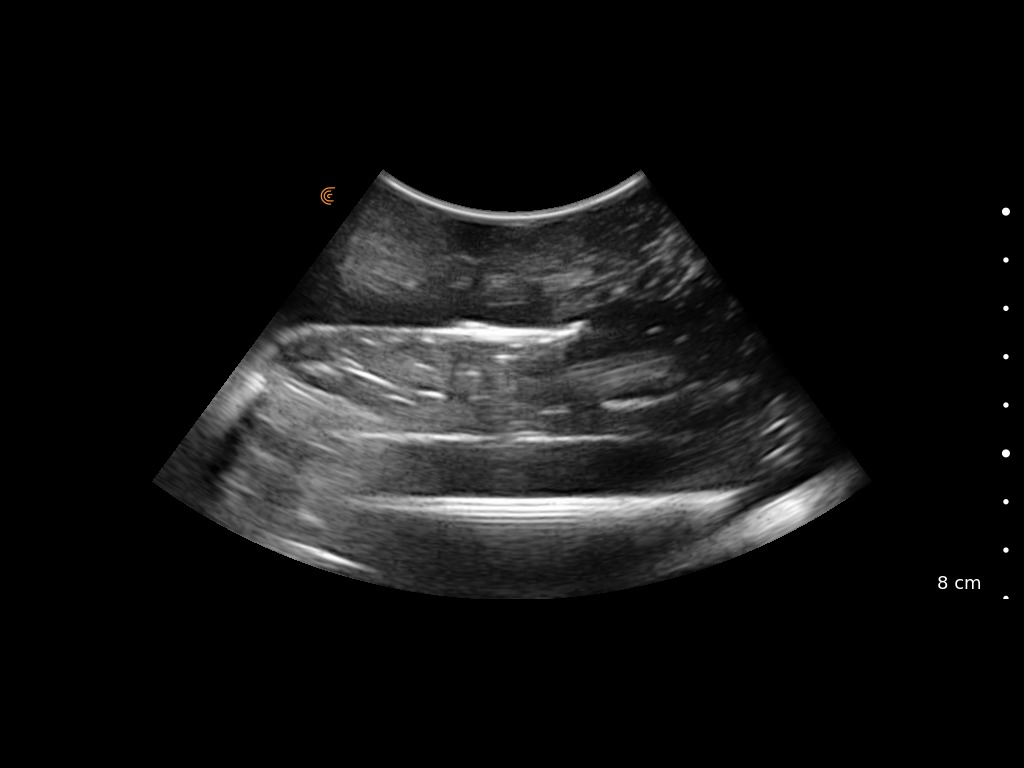
#> input picture Data/probe_impedence_V2/capture_2_2022-11-19T16-35-59.jpeg, 1024 x 768 px, found by its file name
$ jupyter execute --allow-errors probe_Impedence.ipynb
#> lines starting #> are read from the running program, lines starting #| are printed output that depends on the picture; long printed decimals are rounded
[cell 1]
import numpy as np
import pandas as pd
import matplotlib.pyplot as plt
import os
import glob
from tqdm import tqdm
import cv2

Identifying Region of Interest (ROI)

[cell 2]
image_path = 'C:/Users/abhip/Desktop/School/MQP/Ultrasound_Needle_Insertion_Software_MQP/Data/probe_impedence_V2/capture_2_2022-11-19T16-35-59.jpeg'
groundTruth_path = 'C:/Users/abhip/Desktop/School/MQP/Ultrasound_Needle_Insertion_Software_MQP/Data/ground_truth.jpeg'
#test image
test_image = cv2.imread(image_path)
#> test_image is the input picture: shape (768, 1024, 3); mean B, G, R 19.3, 19.3, 19.3

#ground truth image
ground_truth = cv2.imread(groundTruth_path) #using the pure water sample as he ground truth value
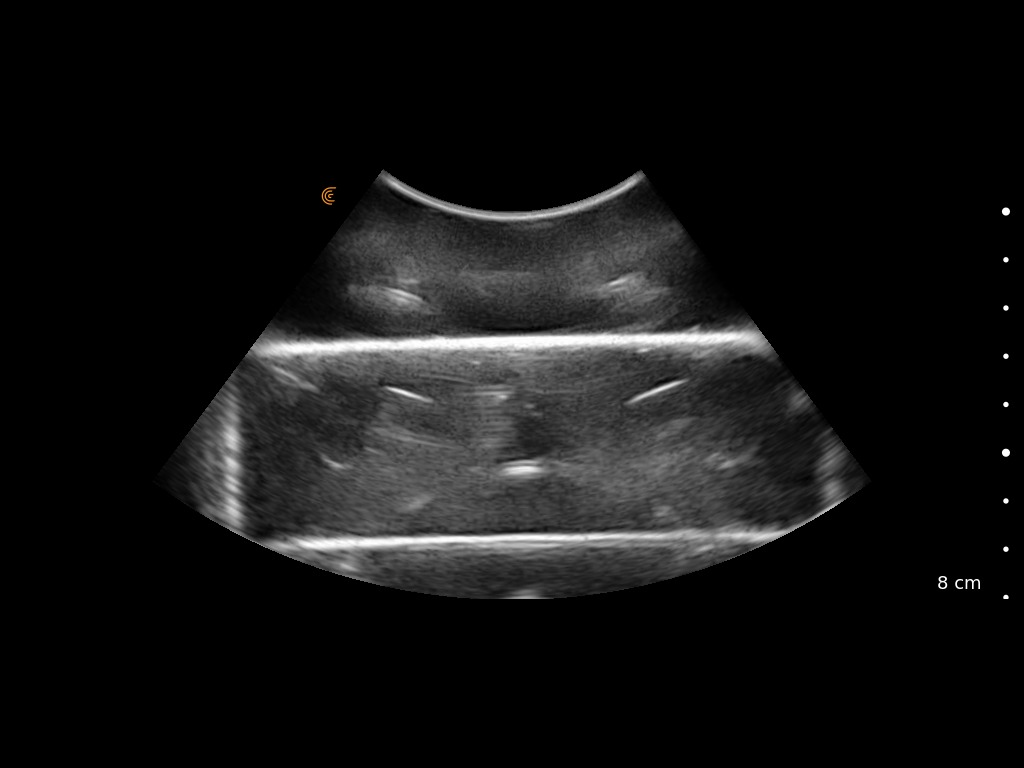
#> input picture Data/ground_truth.jpeg, 1024 x 768 px, found by its file name
#> ground_truth is the input picture: shape (768, 1024, 3); mean B, G, R 19.1, 19.2, 19.2

#bounding region of metal object
x1,x2 = (300,300),(700,450) #top left corner is x1, bottom right corner is x2

#bounding region of probe head section
y1,y2 = (370,150), (640,250) #top left corner is y1, bottom right corner is y2

cv2.rectangle(test_image,x1,x2,(0,255,0),3)
cv2.rectangle(test_image,y1,y2,(0,255,0),3)
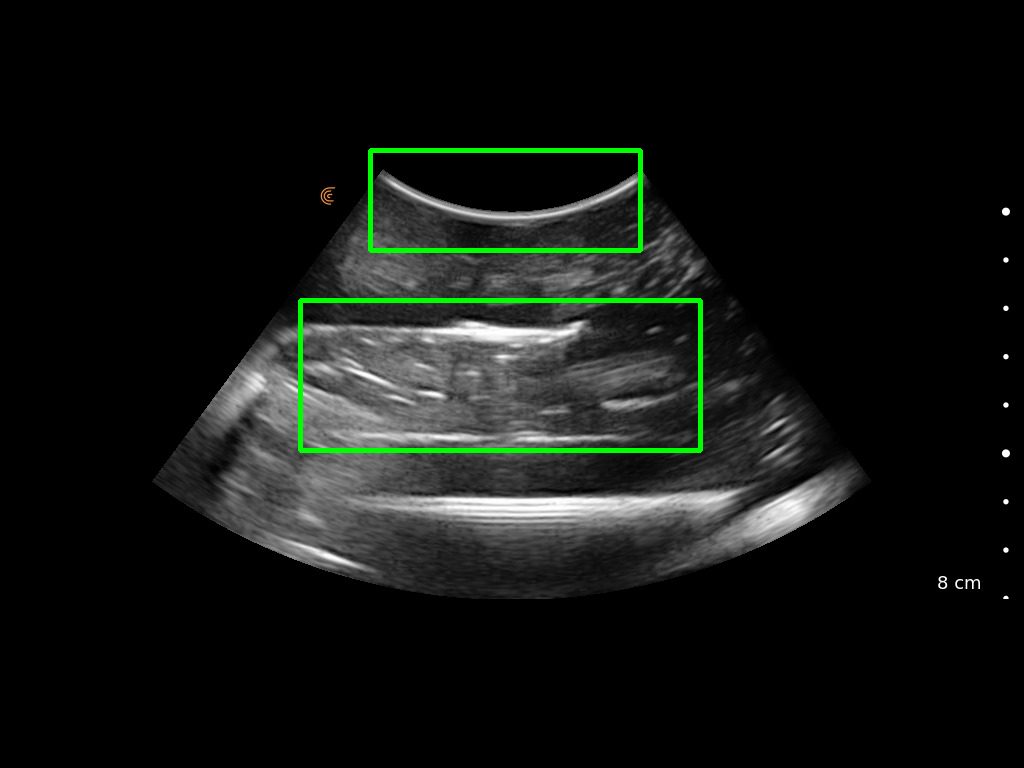
#> test_image: shape (768, 1024, 3); mean B, G, R 18.8, 21.7, 18.8
plt.imshow(test_image)
test_image.shape
#> Out = (768, 1024, 3)

[cell 3]
roi_object = test_image[300:450, 300:700]
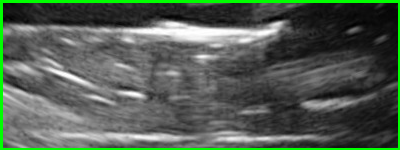
#> roi_object: shape (150, 400, 3); mean B, G, R 83, 94.6, 83
plt.imshow(roi_object)

[cell 4]
surrounding_tissue = test_image[250:500, 250:750] #surrounding tissue region (slightly expanded version of ROI)
plt.imshow(surrounding_tissue)

[cell 5]
roi_top = test_image[150:250, 370:640,]
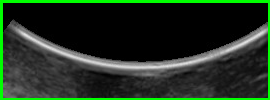
#> roi_top: shape (100, 270, 3); mean B, G, R 32.3, 49.5, 32.3
plt.imshow(roi_top)

[cell 6]
surrounding_tissue = test_image[(150-50):(250+50), (370-50):(640+50)]
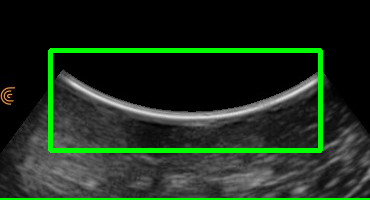
#> surrounding_tissue: shape (200, 370, 3); mean B, G, R 29.2, 44.6, 29.4
plt.imshow(surrounding_tissue)

Calculating CNR

[cell 7]
#CNR VERSION 1

def calculate_cnr(images, object1, object2):
  # Calculate the difference in intensity between the two objects
  intensity_diff = np.abs(np.mean(object1) - np.mean(object2))
#> intensity_diff = 52.45

  # Calculate the standard deviation of the noise in the images
  noise_std = np.std(images)
#> noise_std = 44.08

  # Calculate the CNR by dividing the intensity difference by the noise standard deviation
  cnr = intensity_diff / noise_std
#> cnr = 1.19

  return cnr

calculate_cnr(test_image, roi_object,surrounding_tissue)
#> Out = 1.19

[cell 8]
#CNR VERSION 2

# Apply filters and thresholding to enhance the contrast in the region of interest
filtered_img = cv2.medianBlur(test_image, 3)
# plt.imshow(filtered_img)
# thresholded_img = cv2.threshold(filtered_img, 100, 255, cv2.THRESH_BINARY)
# plt.imshow(thresholded_img)
# thresholded_img
# # Measure the intensity of the signal in the region of interest
roi_object = filtered_img[300:450, 300:700]

# Measure the intensity of the signal in the region of interest
roi_mean = np.mean(roi_object)
#> roi_mean = 86.8

# Measure the intensity of the signal in the surrounding tissue
surrounding_tissue = filtered_img[250:500, 250:750]
#> surrounding_tissue: shape (250, 500, 3)
surrounding_tissue = np.delete(surrounding_tissue, np.s_[300:450], axis=0)
surrounding_tissue = np.delete(surrounding_tissue, np.s_[300:700], axis=1)
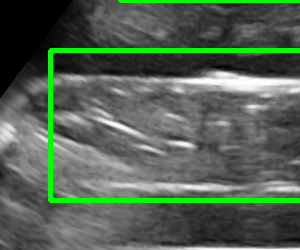
#> surrounding_tissue: shape (250, 300, 3); mean B, G, R 84.5, 97.6, 84.5
surrounding_mean = np.mean(surrounding_tissue)
#> surrounding_mean = 88.87

# Calculate the contrast and the noise level
contrast = roi_mean - surrounding_mean
#> contrast = -2.08
noise = np.std(surrounding_tissue)
#> noise = 54.76

# Calculate the CNR
cnr = contrast / noise
#> cnr = -0.0379
cnr
#> Out = -0.0379

[cell 9]
#CNR VERSION 3
from scipy.stats import norm

# Divide the image into the region of interest and the surrounding tissue
roi = test_image[300:450, 300:700]
surrounding_tissue = test_image[250:500, 250:750]

#remove the region of interest from the surrounding_tissue array
surrounding_tissue = np.delete(surrounding_tissue, np.s_[300:450], axis=0)
surrounding_tissue = np.delete(surrounding_tissue, np.s_[300:700], axis=1)

# Fit a Gaussian distribution to the intensity values in each region
roi_dist = norm.fit(roi)
#> roi_dist = (86.85, 56.75)
surrounding_dist = norm.fit(surrounding_tissue)
#> surrounding_dist = (88.91, 55.08)

# Calculate the peak values of the distributions
roi_peak = roi_dist[0]
#> roi_peak = 86.85
surrounding_peak = surrounding_dist[0]
#> surrounding_peak = 88.91

# Calculate the standard deviation of the surrounding tissue
surrounding_std = surrounding_dist[1]
#> surrounding_std = 55.08

# Calculate the CNR
cnr = (roi_peak - surrounding_peak) / surrounding_std
#> cnr = -0.0375
cnr
#> Out = -0.0375

[cell 10]
#CNR VERSION 4

# Measure the intensity of the signal in the region of interest
roi_object = test_image[300:450, 300:700]

# Measure the intensity of the signal in the region of interest
roi_mean = np.mean(roi_object)
#> roi_mean = 86.85

# Measure the intensity of the signal in the surrounding tissue
surrounding_tissue = test_image[250:500, 250:750]
surrounding_tissue = np.delete(surrounding_tissue, np.s_[300:450], axis=0)
surrounding_tissue = np.delete(surrounding_tissue, np.s_[300:700], axis=1)
surrounding_mean = np.mean(surrounding_tissue)
#> surrounding_mean = 88.91

# Calculate the contrast and the noise level
contrast = roi_mean - surrounding_mean
#> contrast = -2.06
noise = np.std(surrounding_tissue)
#> noise = 55.08

# Calculate the CNR
cnr = contrast / noise
cnr
#> Out = -0.0375

[cell 11]
def calculate_cnr_v2(test_image, roi_type):
    # Measure the intensity of the signal in the region of interest

#> called with roi_type = 0
    if roi_type == 0:
        roi_object = test_image[300:450, 300:700]

        # Measure the intensity of the signal in the region of interest
        roi_mean = np.mean(roi_object)
#> roi_mean = 86.85

        # Measure the intensity of the signal in the surrounding tissue
        surrounding_tissue = test_image[250:500, 250:750]
        surrounding_tissue = np.delete(surrounding_tissue, np.s_[300:450], axis=0)
        surrounding_tissue = np.delete(surrounding_tissue, np.s_[300:700], axis=1)
        surrounding_mean = np.mean(surrounding_tissue)
#> surrounding_mean = 88.91
    elif roi_type == 1:

        roi_object = test_image[150:250, 370:640]

        # Measure the intensity of the signal in the region of interest
        roi_mean = np.mean(roi_object)

        # Measure the intensity of the signal in the surrounding tissue
        surrounding_tissue = test_image[(150-50):(250+50), (370-50):(640+50)]
        surrounding_tissue = np.delete(surrounding_tissue, np.s_[150:250], axis=0)
        surrounding_tissue = np.delete(surrounding_tissue, np.s_[370:640], axis=1)
        surrounding_mean = np.mean(surrounding_tissue)
    else:
        print("did not input a selectable ROI type")


    # Calculate the contrast and the noise level
    contrast = roi_mean - surrounding_mean
#> contrast = -2.06
    noise = np.std(surrounding_tissue)
#> noise = 55.08

    # Calculate the CNR
    cnr = contrast / noise
#> cnr = -0.0375

    return cnr

print(calculate_cnr_v2(test_image,0))
#| -0.03746
print(calculate_cnr_v2(ground_truth,0))
#> call 2 of calculate_cnr_v2, with roi_type = 0
#> in calculate_cnr_v2 (call 2), `roi_object = test_image[300:450, 300:700]`:
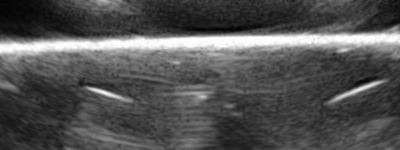
#> roi_object: shape (150, 400, 3); min 1, max 255, mean 82.4
#> in calculate_cnr_v2 (call 2), `roi_mean = np.mean(roi_object)`: roi_mean = 82.43
#> in calculate_cnr_v2 (call 2), `surrounding_tissue = test_image[250:500, 250:750]`:
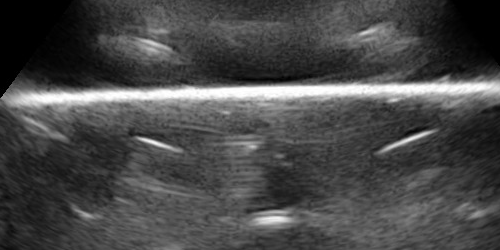
#> surrounding_tissue: shape (250, 500, 3); min 0, max 255, mean 72.7
#> in calculate_cnr_v2 (call 2), `surrounding_tissue = np.delete(surrounding_tissue, np.s_[300:700], axi..`:
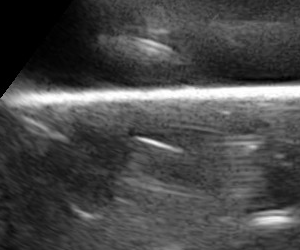
#> surrounding_tissue: shape (250, 300, 3); min 0, max 255, mean 72.8
#> in calculate_cnr_v2 (call 2), `surrounding_mean = np.mean(surrounding_tissue)`: surrounding_mean = 72.75
#> in calculate_cnr_v2 (call 2), `contrast = roi_mean - surrounding_mean`: contrast = 9.68
#> in calculate_cnr_v2 (call 2), `noise = np.std(surrounding_tissue)`: noise = 49.06
#> in calculate_cnr_v2 (call 2), `cnr = contrast / noise`: cnr = 0.197
#| 0.1973

[cell 12]
#can use water as the ground truth to identify the reference value

Calculating FWHM

[cell 13]
import numpy as np
import cv2
from scipy.stats import norm

def calculate_fwhm(test_image, roi_type):
  # Load the ultrasound image into a NumPy array
#> called with roi_type = 0
  img = test_image #test_image

  # Apply filters and thresholding to enhance the contrast in the region of interest
  filtered_img = cv2.medianBlur(img, 3)
  # thresholded_img = cv2.threshold(filtered_img, 128, 255, cv2.THRESH_BINARY)

  # Fit a Gaussian distribution to the intensity values in the region of interest
  if roi_type == 0:
    roi = img[300:450, 300:700]
  elif roi_type == 1:
    roi = img[150:250, 370:640]
  else:
    print("did not input a selectable ROI type")

  roi_dist = norm.fit(roi)
#> roi_dist = (86.85, 56.75)

  # Calculate the FWHM of the fitted distribution
  roi_peak = roi_dist[0]
#> roi_peak = 86.85
  roi_std = roi_dist[1]
#> roi_std = 56.75
  fwhm = 2 * np.sqrt(2 * np.log(2)) * roi_std
#> fwhm = 133.6
  # [21 lines of commented-out code are left out]

  return fwhm

[cell 14]
print(calculate_fwhm(test_image, 0))
#| 133.641
print(calculate_fwhm(ground_truth, 0))
#| 125.821

Applying to All Images (USING THE METAL OBJECT AS ROI)

[cell 15]
path = 'C:/Users/abhip/Desktop/School/MQP/Ultrasound_Needle_Insertion_Software_MQP/Data/probe_impedence_V2'
# print(path)

#Saving directory paths to list
base_dir = os.path.join(path)
# print(base_dir)
image_files = glob.glob(base_dir + '/*.jpeg')
# print(test_files)
# len(test_files)

image_list = np.zeros((len(image_files), 768, 1024, 3), dtype=np.uint8)

print('Saving Images to list')

for n, id_ in tqdm(enumerate(image_files), total=len(image_files)):
    path = image_files[n]
    #folder_name = path[4:]
    img = cv2.imread(path)
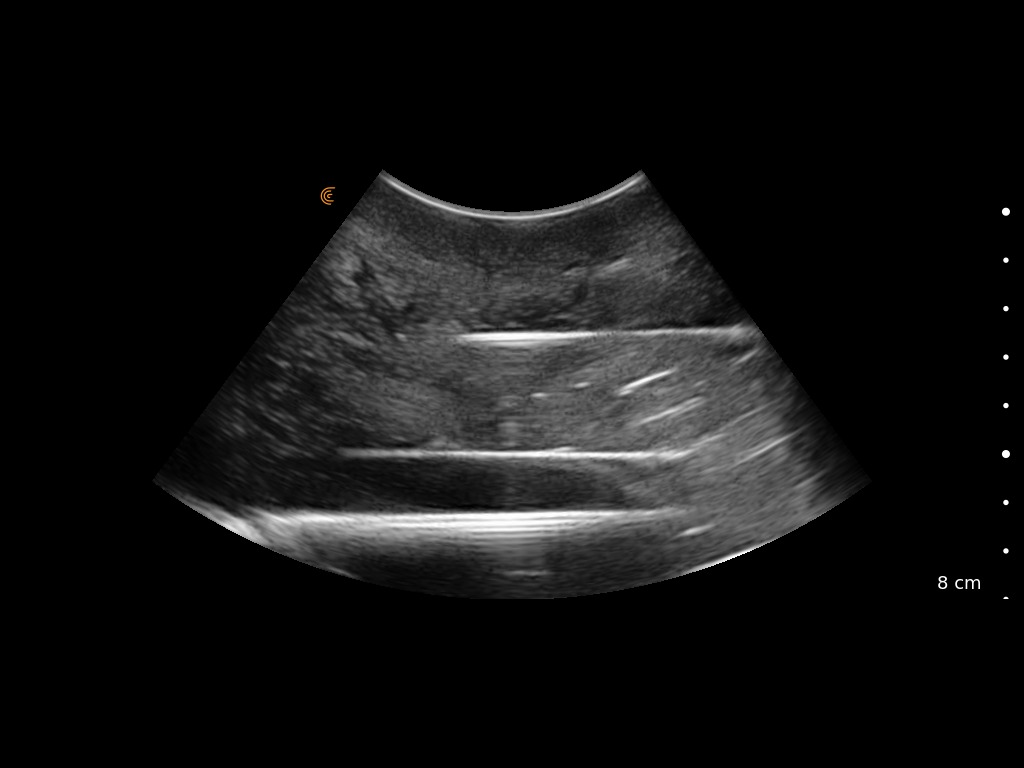
#> input picture Data/probe_impedence_V2/capture_10_2022-11-19T17-35-46.jpeg, 1024 x 768 px
#> img is the input picture: shape (768, 1024, 3); mean B, G, R 18.3, 18.3, 18.3
    image_list[n] = img #fill empty array with values
print('Done!')

[cell 16]
cnr = []
#> cnr = []
fwhm = []

for image in tqdm(image_list):

    #calculating CNR values
    cnr_value = calculate_cnr_v2(image,0)
    cnr.append(cnr_value)

    #calculating FWHM values
    fwhm_value = calculate_fwhm(image, 0)
    fwhm.append(fwhm_value)
#> after the loop, cnr = [0.58, 0.567, 0.45, -0.0534]; fwhm = [84.71, 110.3, 97.85, 121.6]

[cell 17]
# [44 lines of commented-out code are left out]

impedence_values = [2.1604,2.1604,2.1604,2.0193,2.0193,2.0193,1.9111,1.9111,1.9111,1.8269,1.8269,1.8269,1.7607,1.7607,1.7607,1.6479,1.6479,1.6479,1.5954,1.5954,1.5954,1.4806,1.4806,1.4806,1.4765,1.4783,1.4771]

[cell 18]
#Creating Dataframe
data = {'impedence values': impedence_values,
        'CNR': cnr,
        'FWHM': fwhm}
#> (the rest of this cell did not finish here and is left out)

[cell 19]
import seaborn as sns

#Passing the entire dataset in long-form mode will aggregate over repeated values (each year) to show the mean and 95% confidence interval


#> (the rest of this cell did not finish here and is left out)

#> (a cell that did not finish here is left out)

Applying to All Images (USING THE TOP REGION AS ROI)

[cell 21]
cnr = []
fwhm = []
impedence_values = [2.1604,2.1604,2.1604,2.0193,2.0193,2.0193,1.9111,1.9111,1.9111,1.8269,1.8269,1.8269,1.7607,1.7607,1.7607,1.6479,1.6479,1.6479,1.5954,1.5954,1.5954,1.4806,1.4806,1.4806,1.4765,1.4783,1.4771]

for image in tqdm(image_list):

    #calculating CNR values
    cnr_value = calculate_cnr_v2(image, 1)
    cnr.append(cnr_value)

    #calculating FWHM values
    fwhm_value = calculate_fwhm(image, 1)
    fwhm.append(fwhm_value)
